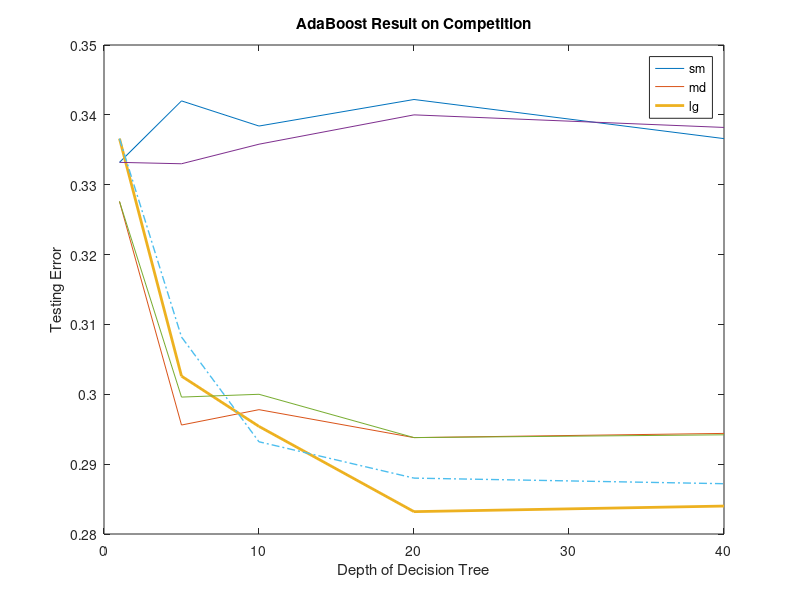

Write the MATLAB code that produced this figure.
function result()
x = [1, 5, 10, 20, 40];
sm100 = [.3332,.333,.3358,.34,.3382];
md100 = [.3276,.2996,.3,.2938,.2942];
lg100 = [.3366,.3082,.2932,.288,.2872];

sm1000 = [.3332,.342,.3384,.3422,.3366];
md1000 = [.3276,.2956,.2978,.2938,.2944];
lg1000 = [.3366,.3026,.2954,.2832,.284];

plot(x,sm1000, x,md1000, x,lg1000, 'LineStyle', '-', 'LineWidth', 2);
hold on;
plot(x,sm100,x,md100,x,lg100, 'LineStyle', '-.', 'LineWidth', 1);


legend('sm','md','lg');
title('AdaBoost Result on Competition');
xlabel('Depth of Decision Tree');
ylabel('Testing Error');
saveas(gcf,'outputs/adaresult.png','png');
